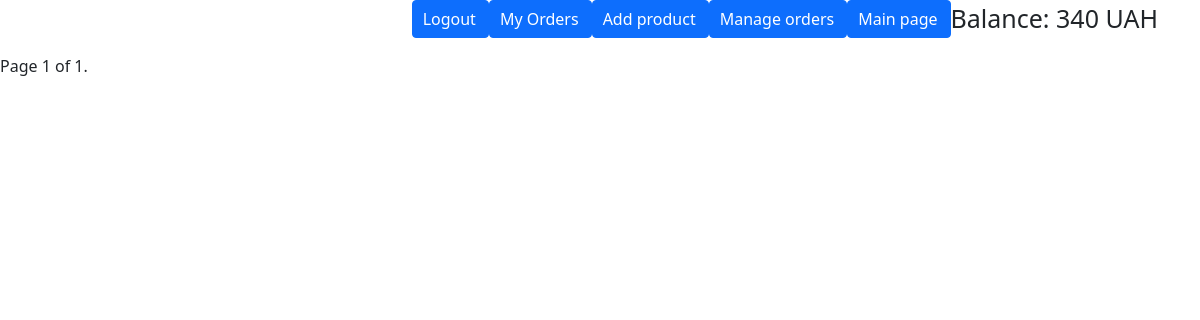
The page /cancelled/ (signed in) on the database as committed earlier.
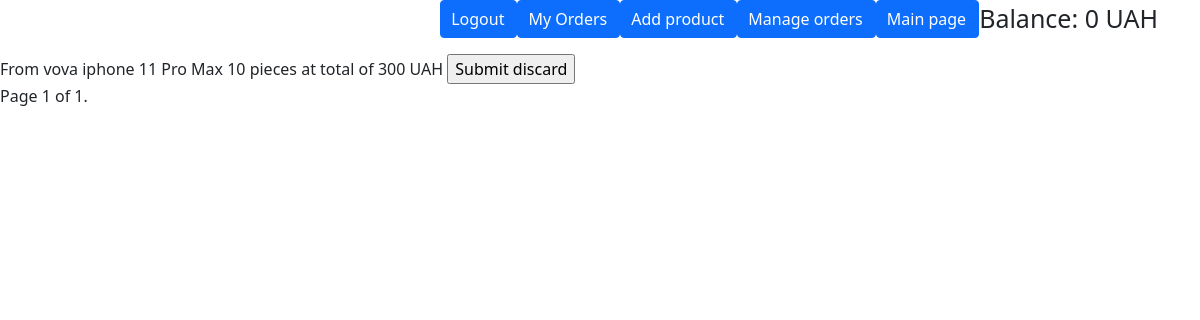
The same page on the database as committed later.
### app/models.py (models this page shows, shortened)
class MyUser(AbstractUser):
    avatar = models.ImageField(blank=True, null=True)
    balance = models.PositiveIntegerField(default=10000, blank=False)

class CancelledOrder(models.Model):
    cancel = models.ForeignKey(Order, on_delete=models.CASCADE)
    cancel_date = models.DateTimeField(auto_now_add=True)

class Order(models.Model):
    owner = models.ForeignKey(MyUser, on_delete=models.CASCADE, default=None, related_name='orders')
    position = models.ForeignKey(Product, on_delete=models.CASCADE, default=None)
    quantity = models.PositiveSmallIntegerField(default=1)
    order_date = models.DateTimeField(auto_now_add=True)
    discarded = models.BooleanField(default=False)

class Product(models.Model):
    title = models.CharField(max_length=30)
    desc = models.CharField(max_length=150)
    photo = models.ImageField(blank=True)
    amount = models.PositiveSmallIntegerField(default=1)
    price = models.PositiveSmallIntegerField(default=1000)

### app/views.py (the view)
# urls.py: path('cancelled/', DiscardedOrdersViewList.as_view(), name='discarded_orders'),
class DiscardedOrdersViewList(PermissionRequiredMixin, ListView):
    permission_required = 'request.user.is_superuser'
    model = CancelledOrder
    template_name = 'cancelled.html'
    paginate_by = 5
    login_url = 'products'

### app/templatetags/app_extras.py (called while the page is built)
def mult(value, arg):
    return int(value) * int(arg)

### templates/cancelled.html (shortened to what this page needs)
{% extends 'base.html' %}
{% load app_extras %}
{% block some_info %}
    {% for obj in object_list %}
        <form method="post" action="{% url 'delete_discarded' pk=obj.id %}">
            <div>
                From {{ obj.cancel.owner }} {{ obj.cancel.position.title }}
                {{ obj.cancel.quantity }} pieces at total of
                {{ obj.cancel.quantity|mult:obj.cancel.position.price }} UAH
                <input type="submit" value="Submit discard">
            </div>
        </form>
    {% endfor %}
    <div class="pagination">
        <span class="step-links">
            <span class="current">
                Page {{ page_obj.number }} of {{ page_obj.paginator.num_pages }}.
            </span>
        </span>
    </div>
{% endblock %}

### templates/base.html (shortened to what this page needs)
{% load static %}
<!DOCTYPE html>
<html lang="en">
<head>
    <link href="https://cdn.jsdelivr.net/npm/bootstrap@5.0.0-beta1/dist/css/bootstrap.min.css"
          rel="stylesheet"
>
    <link rel="stylesheet" href="{% static 'css/style.css' %}">
</head>
<body>
    <div class="container">
    <div class="d-flex justify-content-end buttons">
    {% if user.username %}
        <a href="{% url 'logout' %}"><button class="btn btn-primary">Logout</button></a>
        <a href="{% url 'orders' %}"><button class="btn btn-primary">My Orders</button></a>
        {% if user.is_superuser %}
            <a href="{% url 'create' %}"><button class="btn btn-primary">Add product</button></a>
            <a href="{% url 'discarded_orders' %}"><button class="btn btn-primary">Manage orders</button></a>
        {% endif %}
    {% else %}
        <a href="{% url 'login' %}"><button class="btn btn-primary">Login</button></a>
        <a href="{% url 'registrate' %}"><button class="btn btn-primary">Sign up</button></a>
    {% endif %}
    {% if name == products %}
        <a href="{% url 'products' %}"><button class="btn btn-primary">Main page</button></a>
    {% endif %}
    {% if user.username %}
        <p id="you">Balance: {{ user.balance }} UAH</p>
    {% endif %}
    </div>
    </div>
    {% block some_info %}
    {% endblock %}
</body>
</html>

Rows that differ between the two databases and show on the page:
changed MyUser: balance "340" → "0"
added CancelledOrder: cancel.owner "vova", cancel.position "iphone 11 Pro Max", cancel.quantity "10", cancel.quantity|mult "300"
